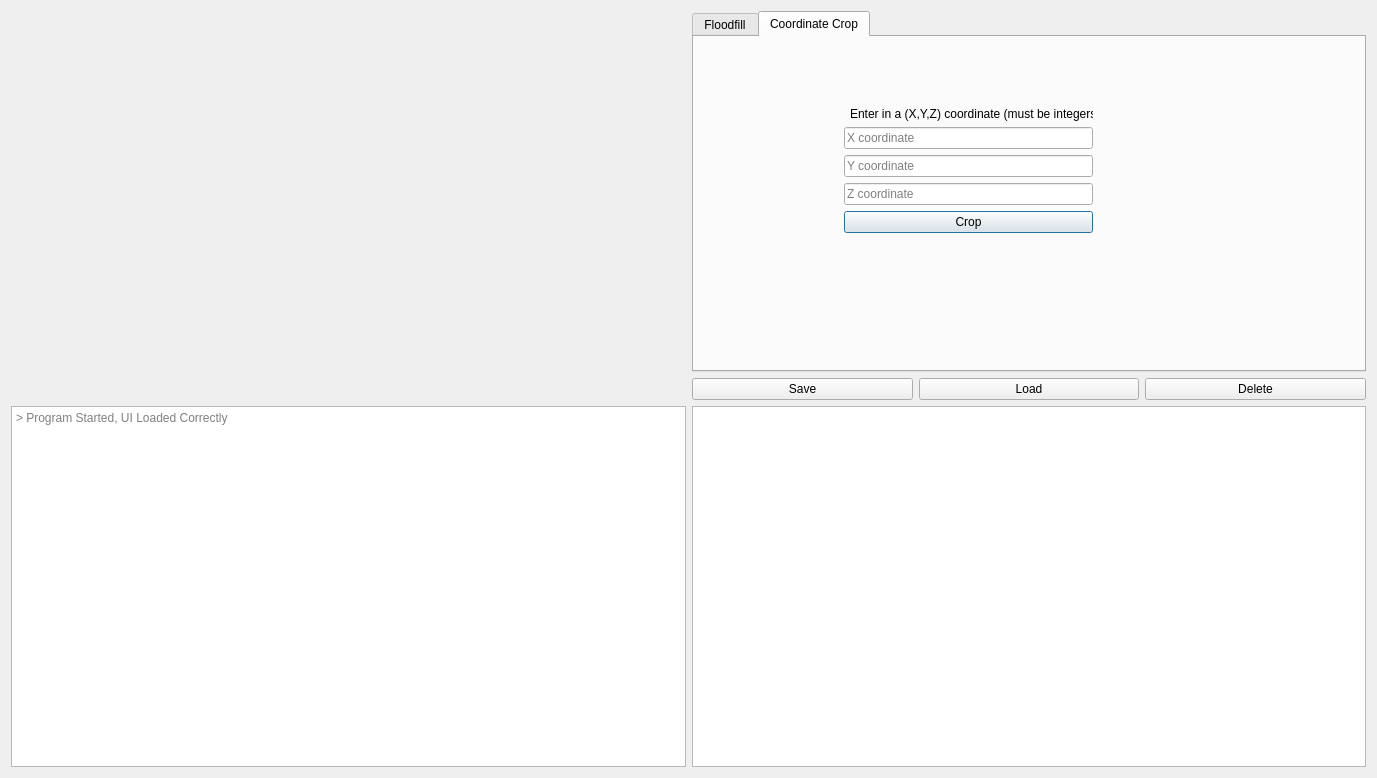
<?xml version="1.0" encoding="UTF-8"?>
<ui version="4.0">
 <class>Dialog</class>
 <widget class="QDialog" name="Dialog">
  <property name="geometry">
   <rect>
    <x>0</x>
    <y>0</y>
    <width>1377</width>
    <height>778</height>
   </rect>
  </property>
  <property name="sizePolicy">
   <sizepolicy hsizetype="Maximum" vsizetype="Maximum">
    <horstretch>0</horstretch>
    <verstretch>0</verstretch>
   </sizepolicy>
  </property>
  <property name="windowTitle">
   <string>Dialog</string>
  </property>
  <layout class="QGridLayout" name="gridLayout">
   <item row="0" column="0" rowspan="2">
    <layout class="QGridLayout" name="data_display_window">
     <item row="1" column="0">
      <widget class="QWidget" name="top" native="true"/>
     </item>
     <item row="2" column="0">
      <widget class="QWidget" name="lower" native="true"/>
     </item>
    </layout>
   </item>
   <item row="0" column="1">
    <layout class="QVBoxLayout" name="system_mode_layout">
     <item>
      <widget class="QTabWidget" name="system_mode">
       <property name="enabled">
        <bool>true</bool>
       </property>
       <property name="cursor">
        <cursorShape>OpenHandCursor</cursorShape>
       </property>
       <property name="autoFillBackground">
        <bool>false</bool>
       </property>
       <property name="tabShape">
        <enum>QTabWidget::Rounded</enum>
       </property>
       <property name="currentIndex">
        <number>1</number>
       </property>
       <property name="iconSize">
        <size>
         <width>16</width>
         <height>16</height>
        </size>
       </property>
       <widget class="QWidget" name="floodfill">
        <attribute name="title">
         <string>Floodfill</string>
        </attribute>
        <layout class="QVBoxLayout" name="verticalLayout_2">
         <item>
          <layout class="QVBoxLayout" name="verticalLayout">
           <item>
            <widget class="QPushButton" name="btn_floodfill_done">
             <property name="text">
              <string>Done</string>
             </property>
             <property name="autoDefault">
              <bool>false</bool>
             </property>
            </widget>
           </item>
           <item>
            <widget class="QPushButton" name="btn_floodfill_cancel">
             <property name="text">
              <string>Cancel</string>
             </property>
             <property name="autoDefault">
              <bool>false</bool>
             </property>
            </widget>
           </item>
          </layout>
         </item>
        </layout>
       </widget>
       <widget class="QWidget" name="coordinate_crop">
        <attribute name="title">
         <string>Coordinate Crop</string>
        </attribute>
        <widget class="QWidget" name="formLayoutWidget">
         <property name="geometry">
          <rect>
           <x>150</x>
           <y>70</y>
           <width>249</width>
           <height>141</height>
          </rect>
         </property>
         <layout class="QFormLayout" name="formLayout">
          <item row="0" column="1">
           <widget class="QLabel" name="label">
            <property name="text">
             <string>Enter in a (X,Y,Z) coordinate (must be integers)</string>
            </property>
           </widget>
          </item>
          <item row="1" column="0" colspan="2">
           <widget class="QLineEdit" name="lineEdit">
            <property name="toolTip">
             <string>int</string>
            </property>
            <property name="placeholderText">
             <string>X coordinate</string>
            </property>
           </widget>
          </item>
          <item row="2" column="0" colspan="2">
           <widget class="QLineEdit" name="lineEdit_2">
            <property name="toolTip">
             <string>int</string>
            </property>
            <property name="placeholderText">
             <string>Y coordinate</string>
            </property>
           </widget>
          </item>
          <item row="3" column="0" colspan="2">
           <widget class="QLineEdit" name="lineEdit_3">
            <property name="toolTip">
             <string>int</string>
            </property>
            <property name="text">
             <string/>
            </property>
            <property name="placeholderText">
             <string>Z coordinate</string>
            </property>
           </widget>
          </item>
          <item row="4" column="0" colspan="2">
           <widget class="QPushButton" name="pushButton">
            <property name="text">
             <string>Crop</string>
            </property>
           </widget>
          </item>
         </layout>
        </widget>
       </widget>
      </widget>
     </item>
    </layout>
   </item>
   <item row="1" column="1">
    <layout class="QHBoxLayout" name="common_buttons_layout">
     <item>
      <widget class="QPushButton" name="common_save">
       <property name="text">
        <string>Save</string>
       </property>
       <property name="autoDefault">
        <bool>false</bool>
       </property>
      </widget>
     </item>
     <item>
      <widget class="QPushButton" name="common_load">
       <property name="text">
        <string>Load</string>
       </property>
       <property name="autoDefault">
        <bool>false</bool>
       </property>
      </widget>
     </item>
     <item>
      <widget class="QPushButton" name="common_delete">
       <property name="text">
        <string>Delete</string>
       </property>
       <property name="autoDefault">
        <bool>false</bool>
       </property>
      </widget>
     </item>
    </layout>
   </item>
   <item row="2" column="0">
    <layout class="QVBoxLayout" name="message_center_layout">
     <item>
      <widget class="QTextEdit" name="textEdit">
       <property name="enabled">
        <bool>true</bool>
       </property>
       <property name="sizeAdjustPolicy">
        <enum>QAbstractScrollArea::AdjustToContents</enum>
       </property>
       <property name="readOnly">
        <bool>true</bool>
       </property>
       <property name="overwriteMode">
        <bool>true</bool>
       </property>
       <property name="placeholderText">
        <string>&gt; Program Started, UI Loaded Correctly</string>
       </property>
      </widget>
     </item>
    </layout>
   </item>
   <item row="2" column="1">
    <layout class="QVBoxLayout" name="segmentation_layout">
     <item>
      <widget class="QListWidget" name="listWidget">
       <property name="toolTip">
        <string>int</string>
       </property>
      </widget>
     </item>
    </layout>
   </item>
  </layout>
 </widget>
 <resources/>
 <connections/>
</ui>
